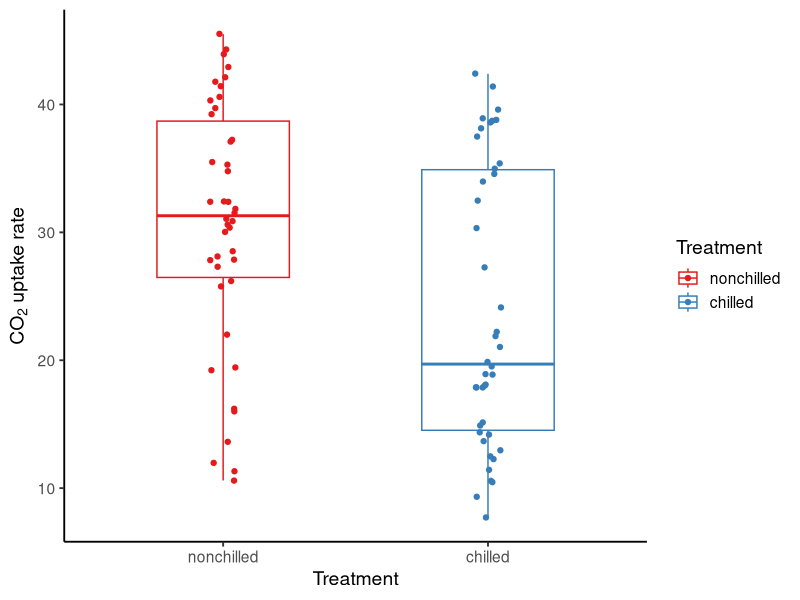
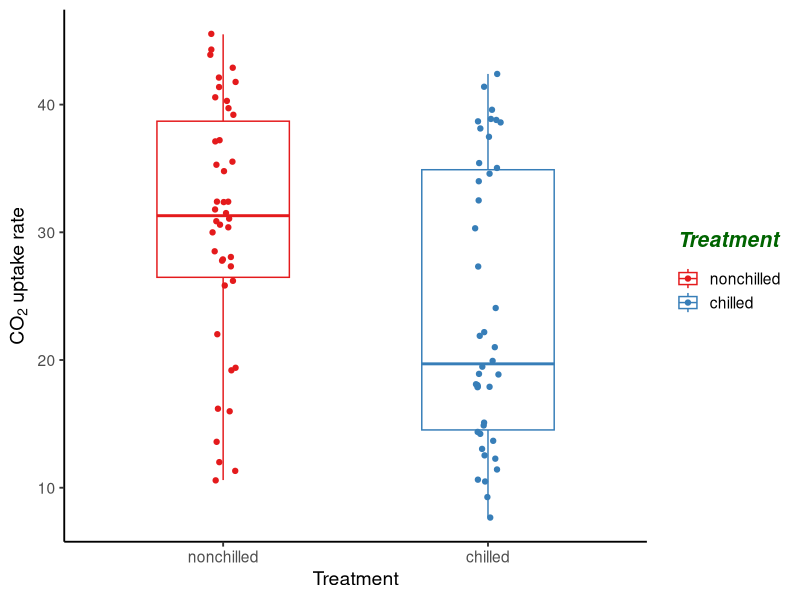
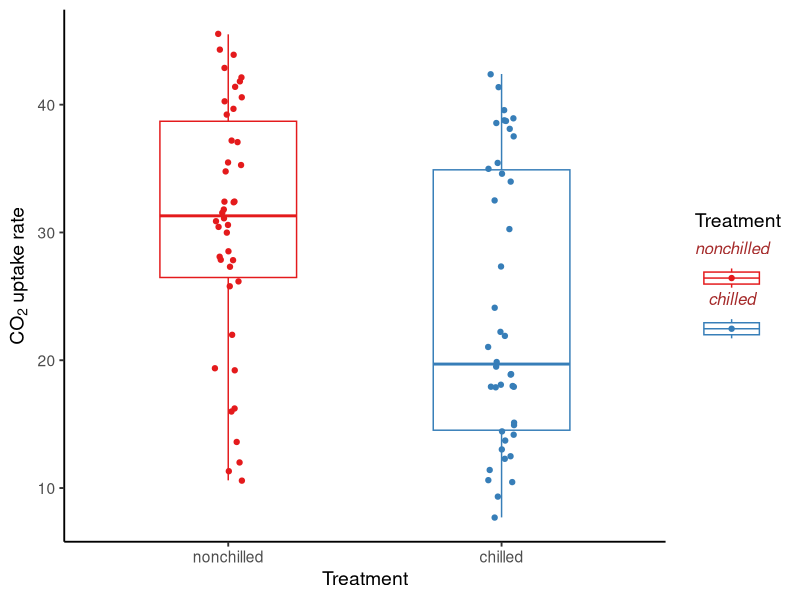
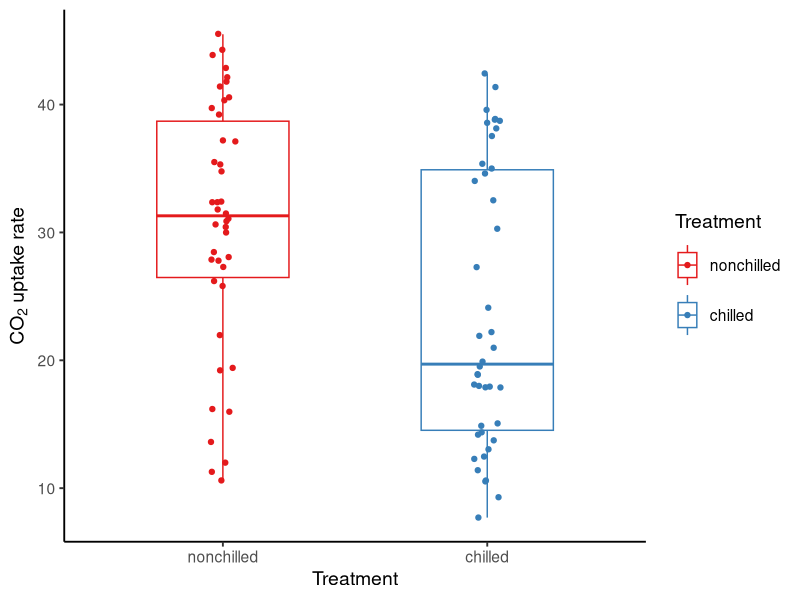
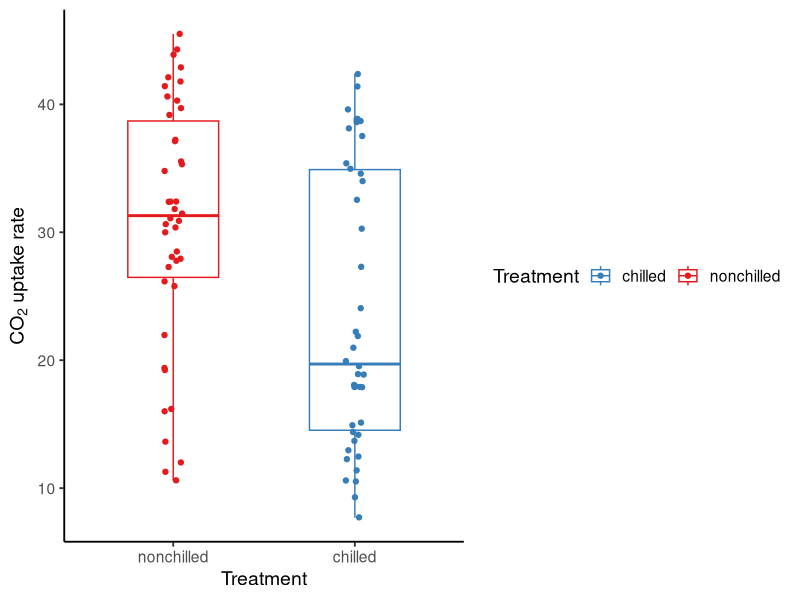
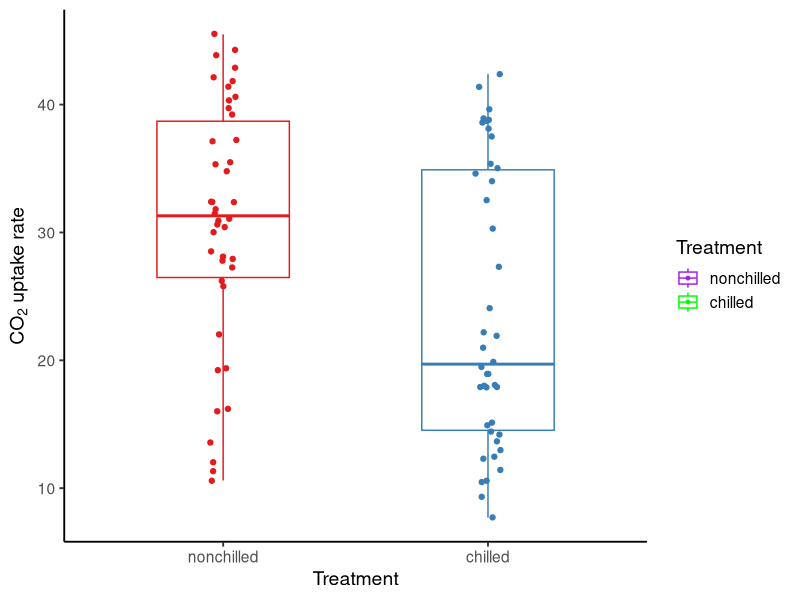
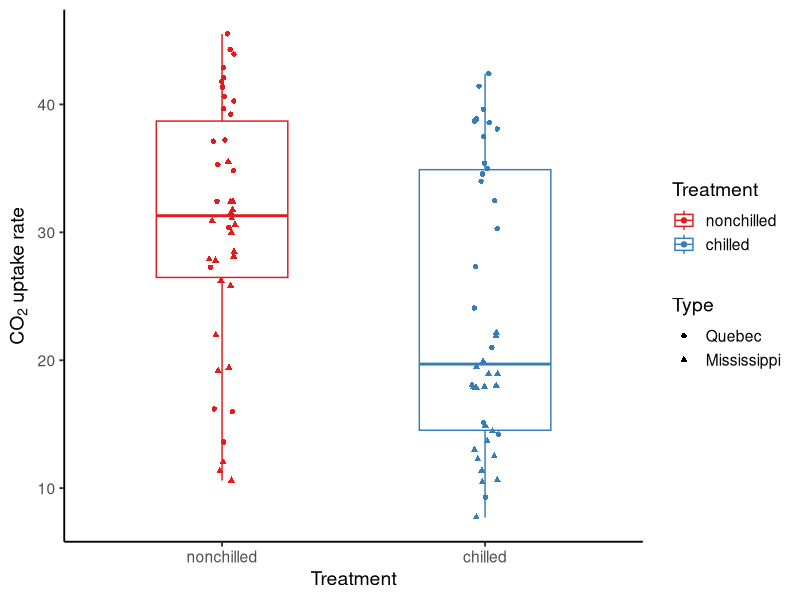

R code for these plots, in order:
## ---- chunk 1
knitr::opts_chunk$set(message = F, 
                      error = F, 
                      warning = F)

## ---- chunk 2
library(tidyverse)

### Boxplot of CO2 uptake rates by treatment
P <- ggplot(data = CO2) + 
  geom_boxplot(aes(x = Treatment, y = uptake, color = Treatment), width = 0.5) + 
  geom_point(aes(x = Treatment, y = uptake, color = Treatment), position = position_jitter(width = 0.05)) + 
  labs(x = "Treatment", y = expression(paste(CO[2], " uptake rate"))) + 
  theme_classic(base_size = 14) + 
  scale_color_brewer(palette = "Set1")

P
## ---- chunk 3
P + guides(color = guide_legend(title = "Treatment",  # name
                                title.position = "top",  # position
                                title.theme = element_text(size = 15, color = "darkgreen", face = "bold.italic"),  # text appearance
                                title.hjust = 0.5,  # horizontal alignment
                                title.vjust = 2))  # vertical alignment
  
## ---- chunk 4
P + guides(color = guide_legend(label = T,  # show the labels
                                label.position = "top",  # position
                                label.theme = element_text(size = 12, color = "brown", face = "italic"),  # text appearance
                                label.hjust = 0.5,  # horizontal alignment
                                label.vjust = 0.5))  # vertical alignment
  
## ---- chunk 5
P + guides(color = guide_legend(keywidth = unit(0.25, "inches"),
                                keyheight = unit(0.5, "inches")))
  
## ---- chunk 6
P + guides(color = guide_legend(direction = "horizontal",  # direction of the legend
                                nrow = 1,  # number of rows
                                ncol = 2,  # number of columns
                                byrow = T,  # arrange the legend items row by row 
                                reverse = T))  # reverse the legend items
  
## ---- chunk 7
P + guides(color = guide_legend(override.aes = list(color = c("purple", "green"),
                                                    size = 1
                                                    )))
  
## ---- chunk 8
### Boxplot of CO2 uptake rates by treatment
P_mult_legend <- ggplot(data = CO2) + 
  geom_boxplot(aes(x = Treatment, y = uptake, color = Treatment), width = 0.5) + 
  geom_point(aes(x = Treatment, y = uptake, color = Treatment, shape = Type), position = position_jitter(width = 0.05)) + 
  labs(x = "Treatment", y = expression(paste(CO[2], " uptake rate"))) + 
  theme_classic(base_size = 14) + 
  scale_color_brewer(palette = "Set1")

P_mult_legend
